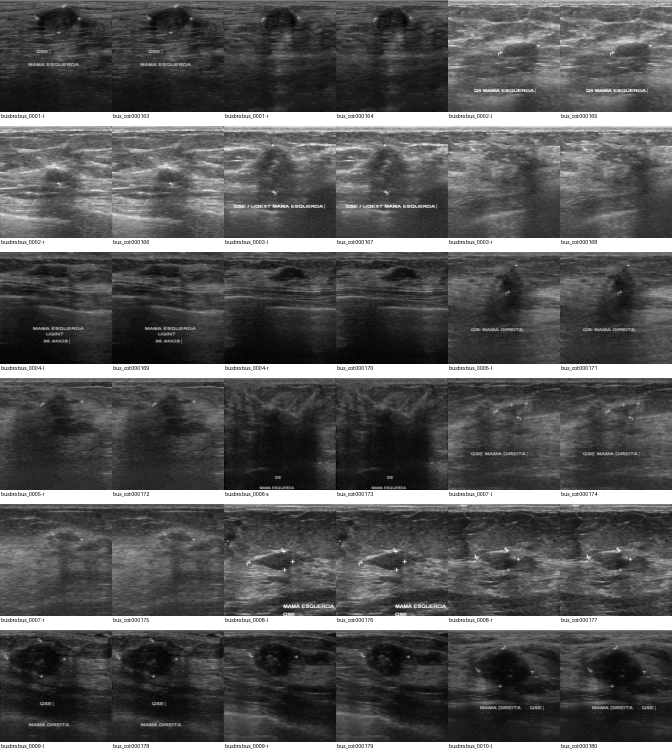
#> input picture analysis/cross_dataset/ultrasound_cross_duplicates.png, 1344 x 1512 px (shown at 1/2 size); its folder holds only this picture in this run
$ python -i us_preprocessing.py   (imports and definitions only)
#> lines starting #> are read from the running program, lines starting #| are printed output that depends on the picture; after the words box and inside, x2 and y2 are one past the last pixel; in counts of white or black regions, pixels touching at a corner belong together
"""Optional ultrasound preprocessing steps, ported from the thesis preprocessing
notebook (Dataprocessing.ipynb) so they can be switched on per training run.

Every step maps a 2D uint8 grayscale array to a 2D uint8 array of the same
shape, so lesion masks and crop boxes stay valid. Steps are chained with
`build_pipeline` from a spec list such as

    ['intensity_window:low=1;high=99', 'hist_match:reference=ref_hist.npy',
     'line_removal:line_length=2;min_area=3']

and wrapped around an existing image transform with `PreprocessedTransform`,
which caches each processed image on disk (fuzzy c-means and CycleGAN steps are
far too slow to redo every epoch).

Steps:
  hist_eq           global histogram equalization (cv2.equalizeHist)
  hist_match        CDF matching to a reference image or a 256-bin histogram (.npy)
  hist_spec         fuzzy c-means + generalized-gamma histogram specification
  intensity_window  percentile window rescaled to 0-255
  perc_hm           intensity_window then hist_match (the notebook's "Perc-HM")
  line_removal      bright and dark thin lines: top-hat/black-hat + Otsu + inpaint
  cross_removal     bright caliper crosses only, filtered by component area
  cyclegan          a trained MMFM CycleGAN generator (models/cyclegan.py)
"""
import hashlib
import json
from pathlib import Path

import numpy as np
from PIL import Image

LEVELS = 256


# ----------------------------------------------------------------- histogram steps

# [4 lines left out: function hist_eq, not called in this run]


def _cdf(histogram):
    cdf = np.cumsum(np.asarray(histogram, dtype=np.float64))
    return cdf / cdf[-1]


# [53 lines left out: functions histogram_of, _load_reference, hist_match, _fuzzy_cmeans_1d, not called in this run]


# (s, m, sigma) generalized-gamma prototypes for hypo-, normal- and
# hyper-echogenic tissue: the notebook's "smoother, less speckle" settings
DEFAULT_PROTOTYPES = ((0.85, 1.5, 15.0), (0.95, 1.8, 60.0), (0.85, 2.5, 150.0))


# [32 lines left out: functions hist_spec, intensity_window, not called in this run]


def perc_hm(image, reference, low=0.5, high=99.5):
    return hist_match(intensity_window(image, low, high), reference)


# ----------------------------------------------------------------- annotation removal

def _component_filter(mask, min_area=0, max_area=None):
    import cv2

    count, labels, stats, _ = cv2.connectedComponentsWithStats(mask.astype(np.uint8), connectivity=8)
    areas = stats[1:, cv2.CC_STAT_AREA]
    keep = (areas >= min_area) & (areas <= (max_area if max_area is not None else np.inf))
    return np.isin(labels, np.flatnonzero(keep) + 1)


def _otsu_mask(response):
    import cv2

    if response.max() == 0:
        return np.zeros(response.shape, dtype=bool)
    _, mask = cv2.threshold(response, 0, 255, cv2.THRESH_BINARY | cv2.THRESH_OTSU)
    return mask > 0


def _inpaint(image, mask, radius):
    import cv2

    mask = mask.astype(np.uint8) * 255
    if not mask.any():
        return image.copy()
    return cv2.inpaint(image, mask, radius, cv2.INPAINT_TELEA)


def line_removal(image, line_length=4, min_area=5, radius=3):
    """Thin horizontal/vertical lines, bright (top-hat) and dark (black-hat),
    Otsu-thresholded, small components dropped, closed + dilated, inpainted
    (the notebook's remove_lines; the combined pipeline used line_length=2,
    min_area=3).

    Caution: on speckled B-mode images Otsu on the top-hat response flags most
    of the texture, so this inpaints 15-91% of the pixels on BUS-BRA and
    BrEaST samples (checked 2026-10-16) at either setting. Preview it before
    training with it; cross_removal or a marker-removal CycleGAN alters far less."""
    import cv2

    line_length, min_area = int(line_length), int(min_area)
    elements = (cv2.getStructuringElement(cv2.MORPH_RECT, (line_length, 1)),
                cv2.getStructuringElement(cv2.MORPH_RECT, (1, line_length)))
    mask = np.zeros(image.shape, dtype=bool)
    for op in (cv2.MORPH_TOPHAT, cv2.MORPH_BLACKHAT):
        for element in elements:
            mask |= _otsu_mask(cv2.morphologyEx(image, op, element))
    mask = _component_filter(mask, min_area=min_area).astype(np.uint8)
    ellipse = cv2.getStructuringElement(cv2.MORPH_ELLIPSE, (3, 3))
    mask = cv2.dilate(cv2.morphologyEx(mask, cv2.MORPH_CLOSE, ellipse), ellipse)
    return _inpaint(image, mask > 0, int(radius))


# [70 lines left out: functions cross_removal, add_synthetic_markers, not called in this run]


# ----------------------------------------------------------------- CycleGAN step

_GENERATORS = {}


# [23 lines left out: function cyclegan, not called in this run]


# ----------------------------------------------------------------- pipelines

STEPS = {
    'hist_eq': hist_eq,
    'hist_match': hist_match,
    'hist_spec': hist_spec,
    'intensity_window': intensity_window,
    'perc_hm': perc_hm,
    'line_removal': line_removal,
    'cross_removal': cross_removal,
    'cyclegan': cyclegan,
}


# [7 lines left out: function parse_step, not called in this run]


class Pipeline:
    def __init__(self, specs):
        self.specs = list(specs)
        self.steps = [parse_step(spec) for spec in self.specs]

    # [15 lines left out: functions __call__, key, not called in this run]


def build_pipeline(specs):
    return Pipeline(specs) if specs else None


class PreprocessedTransform:
    """Run a Pipeline on the PIL image before an existing image transform,
    caching each processed image as a PNG under cache_dir/<pipeline key>/."""

    # [16 lines left out: functions __init__, preprocess, not called in this run]

    def __call__(self, image, *args):
        return self.transform(self.preprocess(image), *args)

>>> import cv2
>>> picture = cv2.imread('../analysis/cross_dataset/ultrasound_cross_duplicates.png', cv2.IMREAD_GRAYSCALE)
#> picture is the input picture: shape (1512, 1344); min 0, max 255, mean 87.4
>>> result = line_removal(picture)
#> the loop in line_removal, `for op in (cv2.MORPH_TOPHAT, cv2.MORPH_BLACKHAT):` made 2 passes
#> pass 1, in _otsu_mask, `_, mask = cv2.threshold(response, 0, 255, cv2.THRESH_BINARY | cv2.THRE..`:
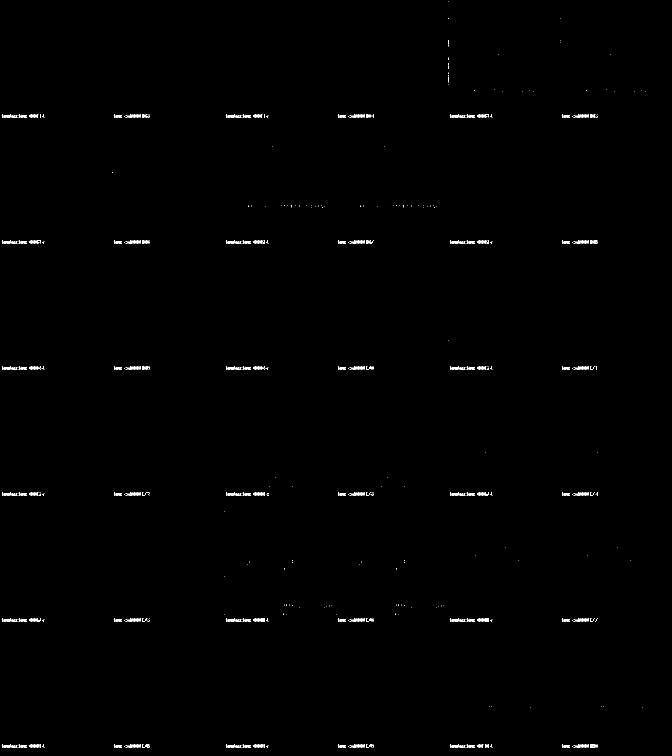
#> mask: shape (1512, 1344) (shown at 1/2 size); 0.44% white in thin lines or dots
#> pass 1, in _otsu_mask (call 2), `_, mask = cv2.threshold(response, 0, 255, cv2.THRESH_BINARY | cv2.THRE..`:
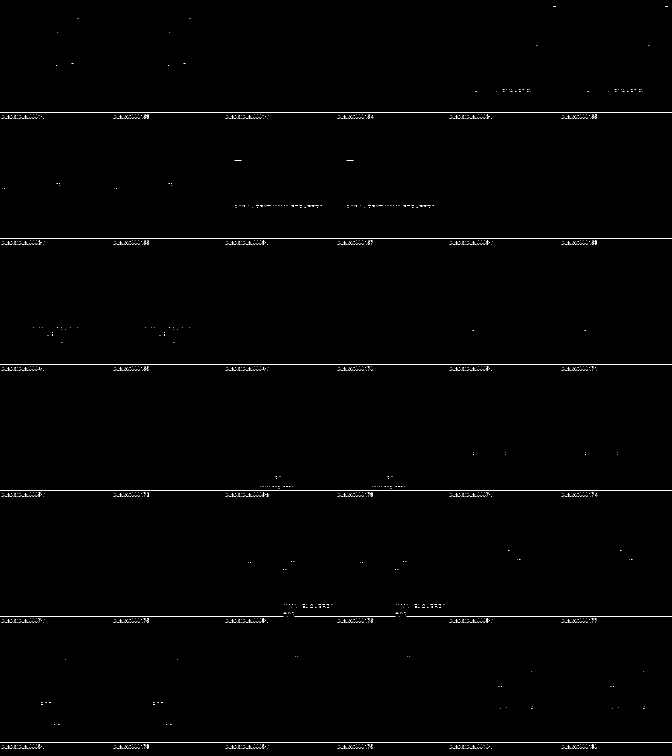
#> mask: shape (1512, 1344) (shown at 1/2 size); 0.62% white in thin lines or dots
#> after the loop in line_removal, `for op in (cv2.MORPH_TOPHAT, cv2.MORPH_BLACKHAT):`:
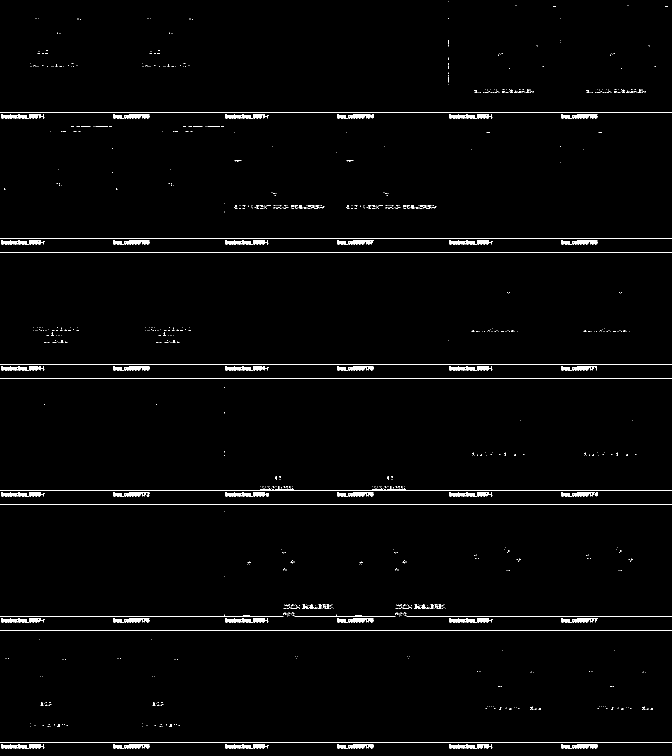
#> mask: shape (1512, 1344) bool (shown at 1/2 size); 1.8% white; 872 white regions (801 under 20 px), largest, box (x1, y1, x2, y2) and area: (0, 973, 1344, 981) 1566, (0, 1008, 1344, 1010) 1348, (0, 224, 1344, 225) 1344
#> in _component_filter, `count, labels, stats, _ = cv2.connectedComponentsWithStats(mask.astype..`:
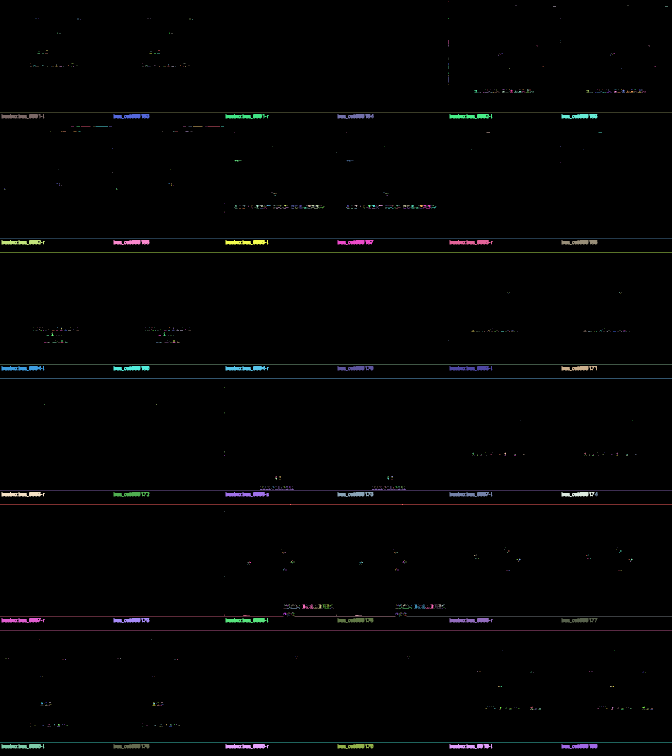
#> labels: shape (1512, 1344) int32 (shown at 1/2 size); 873 distinct labels, from 0 to 872; one colour per label, 0 black
#> in _component_filter, `count, labels, stats, _ = cv2.connectedComponentsWithStats(mask.astype..`: count = 873; stats = 873 rows, first 6: [0, 0, 1344, 1512, 1996137], [896, 2, 1, 1, 1], [1031, 10, 2, 1, 2], [1255, 10, 2, 1, 2], [1106, 12, 6, 1, 6], [1330, 12, 6, 1, 6]
#> in _component_filter, `areas = stats[1:, cv2.CC_STAT_AREA]`: areas = 872 values, max 1566 at index 559, min 1 at index 0, mean 41.27
#> in _component_filter, `return np.isin(labels, np.flatnonzero(keep) + 1)`:
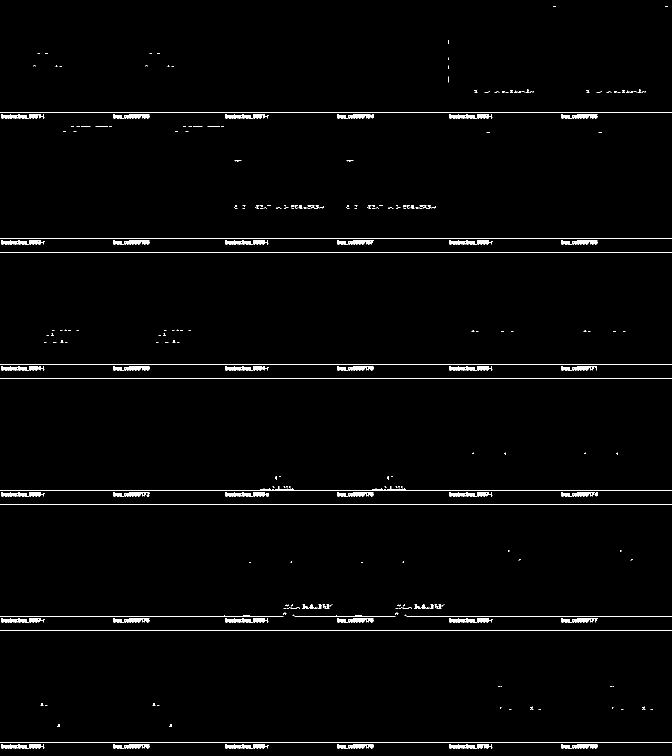
#> returned value: shape (1512, 1344) bool (shown at 1/2 size); 1.7% white; 255 white regions (184 under 20 px), largest, box (x1, y1, x2, y2) and area: (0, 973, 1344, 981) 1566, (0, 1008, 1344, 1010) 1348, (0, 224, 1344, 225) 1344
#> in line_removal, `mask = cv2.dilate(cv2.morphologyEx(mask, cv2.MORPH_CLOSE, ellipse), el..`:
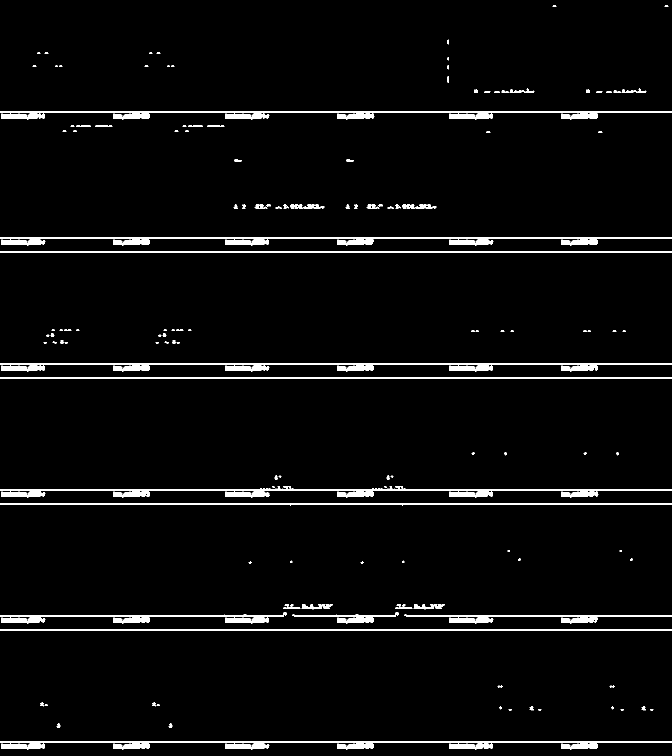
#> mask: shape (1512, 1344) (shown at 1/2 size); values 0 (black) and 1 (white), 3.6% white; 170 white regions (41 under 20 px), largest, box (x1, y1, x2, y2) and area: (0, 972, 1344, 982) 4384, (0, 1007, 1344, 1011) 4036, (0, 223, 1344, 226) 4032
#> in _inpaint, `return cv2.inpaint(image, mask, radius, cv2.INPAINT_TELEA)`:
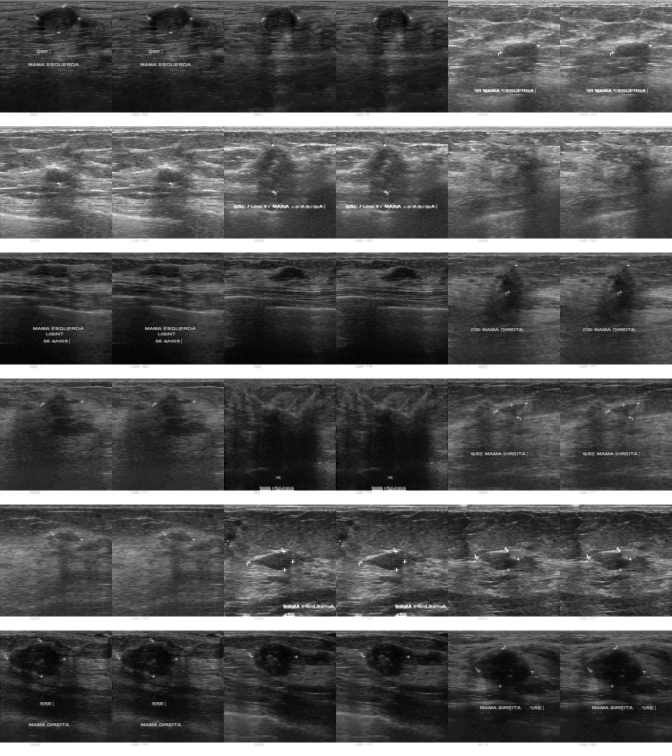
#> returned value: shape (1512, 1344) (shown at 1/2 size); min 0, max 255, mean 87.7
